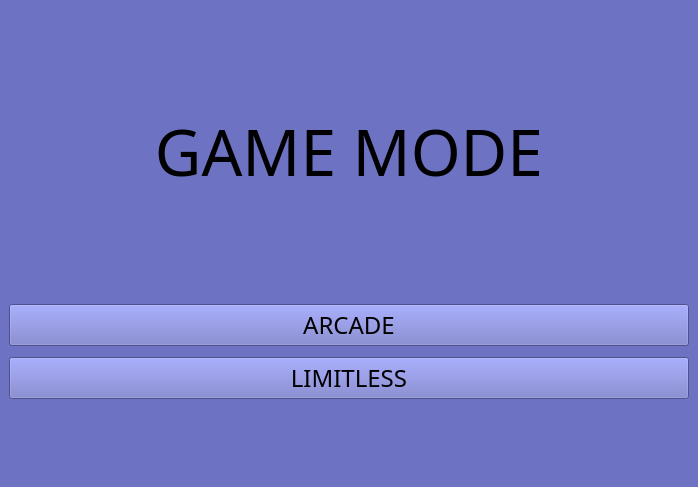
<?xml version="1.0" encoding="UTF-8"?>
<ui version="4.0">
 <class>MainWindow</class>
 <widget class="QMainWindow" name="MainWindow">
  <property name="geometry">
   <rect>
    <x>0</x>
    <y>0</y>
    <width>698</width>
    <height>487</height>
   </rect>
  </property>
  <property name="windowTitle">
   <string>MainWindow</string>
  </property>
  <widget class="QWidget" name="centralwidget">
   <property name="autoFillBackground">
    <bool>false</bool>
   </property>
   <property name="styleSheet">
    <string notr="true">background-color: rgb(109, 114, 195);</string>
   </property>
   <layout class="QVBoxLayout" name="verticalLayout">
    <property name="spacing">
     <number>11</number>
    </property>
    <property name="bottomMargin">
     <number>88</number>
    </property>
    <item>
     <widget class="QLabel" name="label">
      <property name="font">
       <font>
        <family>Tempus Sans ITC</family>
        <pointsize>48</pointsize>
       </font>
      </property>
      <property name="text">
       <string>GAME MODE</string>
      </property>
      <property name="alignment">
       <set>Qt::AlignmentFlag::AlignCenter</set>
      </property>
     </widget>
    </item>
    <item>
     <widget class="QPushButton" name="pushButton">
      <property name="font">
       <font>
        <family>Tempus Sans ITC</family>
        <pointsize>18</pointsize>
       </font>
      </property>
      <property name="text">
       <string>ARCADE</string>
      </property>
     </widget>
    </item>
    <item>
     <widget class="QPushButton" name="pushButton_2">
      <property name="font">
       <font>
        <family>Tempus Sans ITC</family>
        <pointsize>18</pointsize>
       </font>
      </property>
      <property name="text">
       <string>LIMITLESS</string>
      </property>
     </widget>
    </item>
   </layout>
  </widget>
 </widget>
 <resources/>
 <connections/>
</ui>
